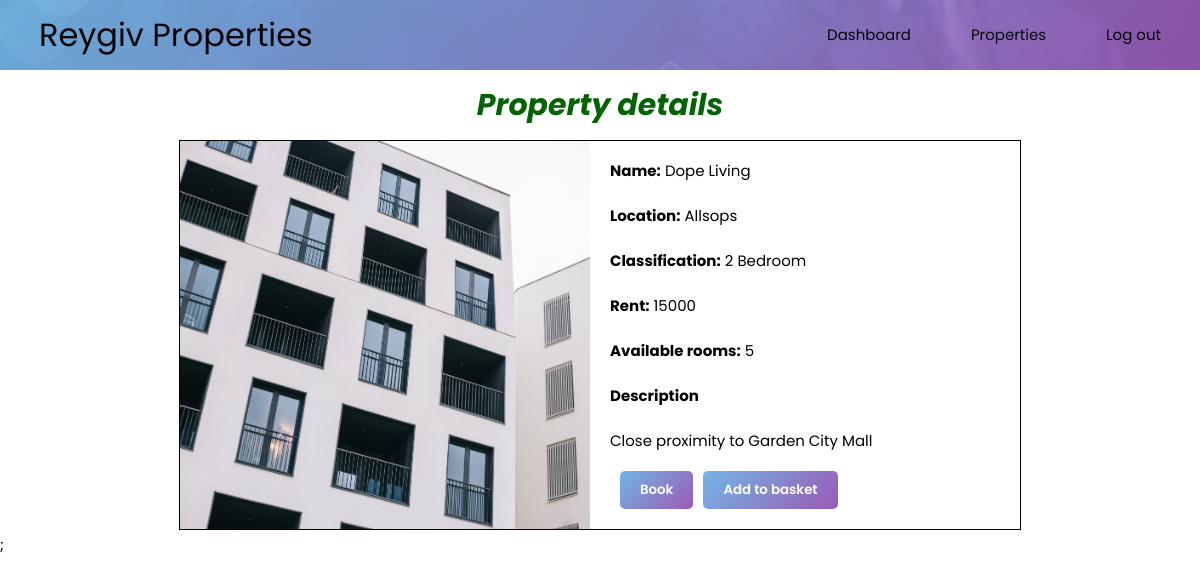
Page /book.php?property_id=5 (signed in) on the earlier database version.
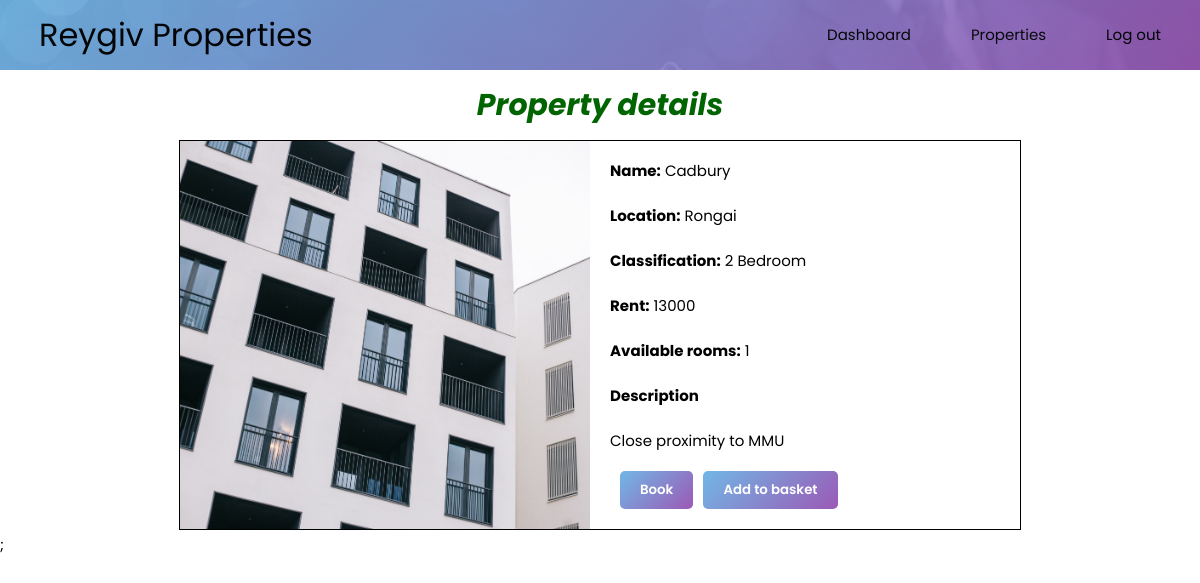
Same page on the later database version.
### tables this page shows
CREATE TABLE properties(
	property_id INT NOT NULL AUTO_INCREMENT,
    property_name VARCHAR(100) NOT NULL,
    classification VARCHAR(100) NOT NULL,
    property_description LONGTEXT NOT NULL,
    property_location VARCHAR(255) NOT NULL,
    image_url VARCHAR(255) NOT NULL,
    rent INT NOT NULL,
    available_rooms INT UNSIGNED NOT NULL,
    PRIMARY KEY(property_id)
);

### book.php (the view, shortened to what this page needs)
<?php
require_once "connect.php";
$query = <<<query
    SELECT * FROM properties
    WHERE property_id={$_GET['property_id']}
    query;
$result = mysqli_query($mysqli, $query);
$row = mysqli_fetch_assoc($result);
?>
<!DOCTYPE html>
<html lang="en">
<head>
    <link rel="stylesheet" href="./assets/CSS/book.css">
    <link rel="stylesheet" href="./assets/CSS/index.css">
</head>
<body>
    <?php if (isset($row)) {?>
    <div class="top-content">
        <header>
            <nav class="navbar">
                <a href="#" class="nav-branding">Reygiv Properties</a>
                <ul class="nav-menu">
                    <li class="nav-item">
                        <a href="dashboard.php" class="nav-link">Dashboard</a>
                    </li>
                    <li class="nav-item">
                        <a href="properties.php" class="nav-link">Properties</a>
                    </li>
                    <li class="nav-item">
                        <a href="logout.php" class="nav-link">Log out</a>
                    </li>
                </ul>
            </nav>
        </header>
    </div>
    <h1>Property details</h1>
    <div class="property-container">
        <div class="property-picture" style="background-image: url(<?php echo $row["image_url"] ?>.jpg)">
        </div>
        <div class="details">
            <p> <b>Name:</b>
                <?php echo $row["property_name"] ?>
            </p>
            <p> <b>Location:</b>
                <?php echo $row["property_location"] ?>
            </p>
            <p> <b>Classification:</b>
                <?php echo $row["classification"] ?>
            </p>
            <p> <b>Rent:</b>
                <?php echo $row["rent"] ?>
            </p>
            <p> <b>Available rooms:</b>
                <?php echo $row["available_rooms"] ?>
            </p>
            <div>
                <p> <b>Description</b></p>
                <p>
                    <?php echo $row["property_description"] ?>
                </p>
            </div>
            <div class="buttons">
                <?php
                if ($row["available_rooms"] > 0) {
                    echo <<<html
                    <form method="POST" action="action_book.php">
                        <input type="hidden" name="property_id" value="{$row["property_id"]}">
                        <button id="book_btn">Book</button>
                    </form>
                html;
                } else {
                    echo "<div class='full'>No more openings are currently available.</div>";
                }
                ?>
                <form method="POST" action="action_basket.php">
                    <button id="basket_btn">Add to basket</button>
                </form>
            </div>
        </div>
    </div>
    <?php }?>;
</body>
</html>

### assets/CSS/book.css (style rules this page uses)
h1 { text-align: center; color: darkgreen; font-style: italic; }
.property-container { display: grid; grid-template-columns: repeat(2, minmax(400px, 1fr)); gap: 20px; width: 70%; margin-inline: auto; border: 0.5px solid black; --border-radius: 10px; }
.property-picture { background-size: cover; background-repeat: no-repeat; }
.buttons { display: flex; justify-content: left; width: 100%; margin-bottom: 20px; margin-left: 0; }
button { margin-left: 0; }

### assets/CSS/index.css (style rules this page uses)
:root { --light-blue: #71b7e6; --dark-pink: #9b59b6; --main-linear-gradient: linear-gradient( 135deg, var(--light-blue), var(--dark-pink) ); --font-family: Poppins, Inter, sans-serif; }
body { font-family: var(--font-family); font-size: 15px; line-height: 2em; padding: 0; margin: 0; }
.top-content { background-image: url("../images/background_home_2.jpg"); background-size: cover; }
ul { margin: 0; padding: 0; }
header { background: var(--main-linear-gradient); opacity: 0.9; color: #ffffff; padding: 15px; }
li { list-style: none; }
nav a { color: black; text-decoration: none; }
.navbar { min-height: 40px; display: flex; justify-content: space-between; align-items: center; padding: 0 24px; }
.nav-menu { display: flex; justify-content: space-between; align-items: center; gap: 60px; }
.nav-branding { font-size: 2rem; }
.nav-link { transition: 0.7s ease; }
button { height: 38px; background: var(--main-linear-gradient); border: none; padding-left: 20px; padding-right: 20px; color: #ffffff; font-family: var(--font-family); margin-left: 10px; border-radius: 5px; font-weight: 600; }

Differences in the rows shown:
changed properties "2 Bedroom": property_name "Dope Living" → "Cadbury"; property_location "Allsops" → "Rongai"; rent "15000" → "13000"; available_rooms "5" → "1"; property_description "Close proximity to Garden City Mall" → "Close proximity to MMU"
